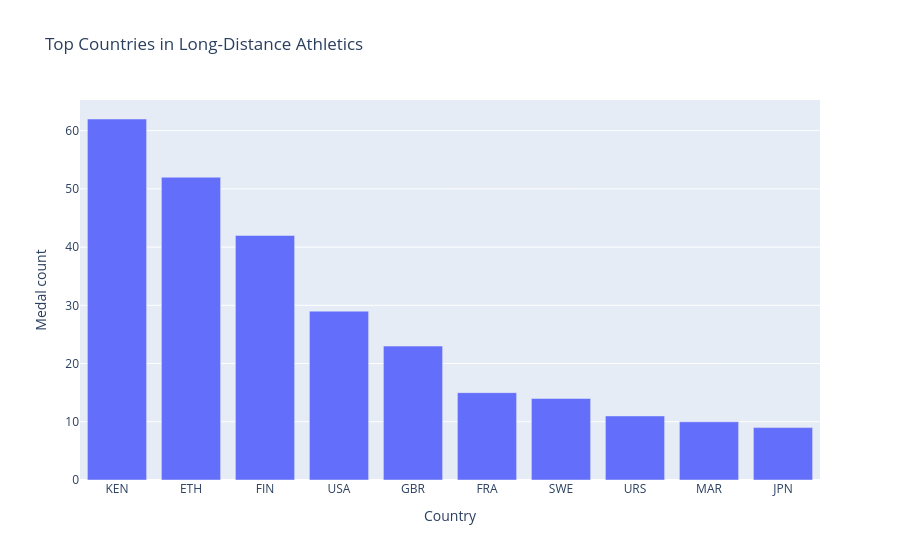

Source (notebook cell):
### Code cell
# Long distance events

long_distance_events = [
    "Athletics Women's Marathon",
    "Athletics Men's Marathon",
    "Athletics Men's 3,000 metres Steeplechase",
    "Athletics Women's 3,000 metres Steeplechase",
    "Athletics Women's 5,000 metres",
    "Athletics Men's 5,000 metres",
    "Athletics Men's 10,000 metres",
    "Athletics Women's 10,000 metres",
    "Athletics Women's Marathon",
    "Athletics Men's Marathon"
]

ld_medals = event_medals[
    (event_medals["Sport"] == "Athletics") &
    (event_medals["Event"].isin(long_distance_events))
]

ld_medal_counts = (
    ld_medals
    .groupby("NOC_folded")["Medal"]
    .count()
    .sort_values(ascending=False)
    .head(10)
    .reset_index()
)

fig_ld = px.bar(
    ld_medal_counts,
    x="NOC_folded",
    y="Medal",
    title="Top Countries in Long-Distance Athletics",
)

fig_ld.update_layout(
    xaxis_title="Country",
    yaxis_title="Medal count"
)

fig_ld.show()

### Figure 1 — Plotly figure (JSON) as saved in the notebook; plotly's stock layout.template omitted (floating-point values rounded to 4 significant figures)
{"data": [{"hovertemplate": "NOC_folded=%{x}<br>Medal=%{y}<extra></extra>", "legendgroup": "", "marker": {"color": "#636efa", "pattern": {"shape": ""}}, "name": "", "orientation": "v", "showlegend": false, "textposition": "auto", "type": "bar", "x": ["KEN", "ETH", "FIN", "USA", "GBR", "FRA", "SWE", "URS", "MAR", "JPN"], "xaxis": "x", "y": [62, 52, 42, 29, 23, 15, 14, 11, 10, 9], "yaxis": "y"}], "layout": {"barmode": "relative", "legend": {"tracegroupgap": 0}, "title": {"text": "Top Countries in Long-Distance Athletics"}, "xaxis": {"anchor": "y", "domain": [0, 1], "title": {"text": "Country"}}, "yaxis": {"anchor": "x", "domain": [0, 1], "title": {"text": "Medal count"}}}}
